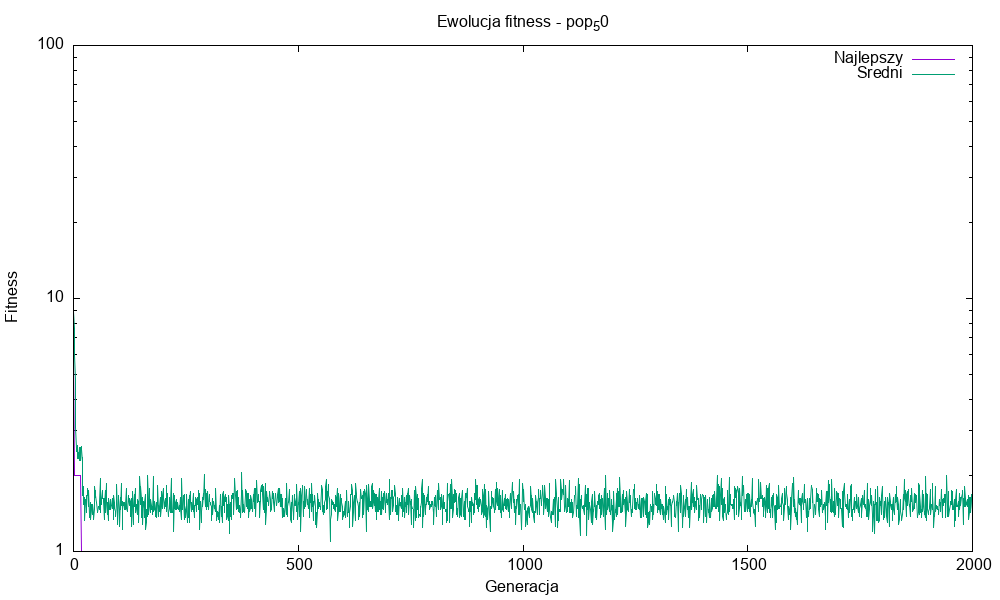

Reproduce this figure in gnuplot.
set terminal png size 1000,600
set output 'plot_pop_50.png'
set title 'Ewolucja fitness - pop_50'
set xlabel 'Generacja'
set ylabel 'Fitness'
set logscale y
plot 'fitness_data_pop_50.txt' using 1:2 with lines title 'Najlepszy', 'fitness_data_pop_50.txt' using 1:3 with lines title 'Sredni'
